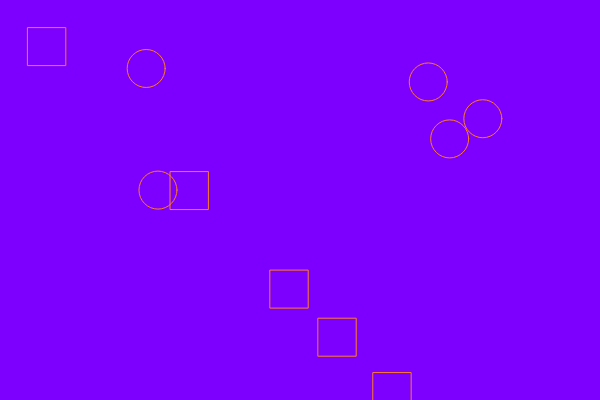
Frame 1 (no input)
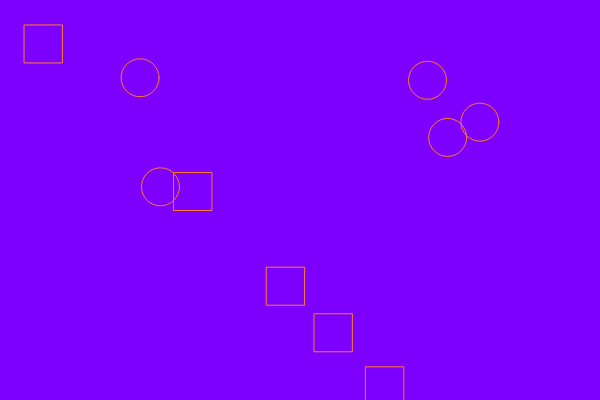
Frame 60 (no input)
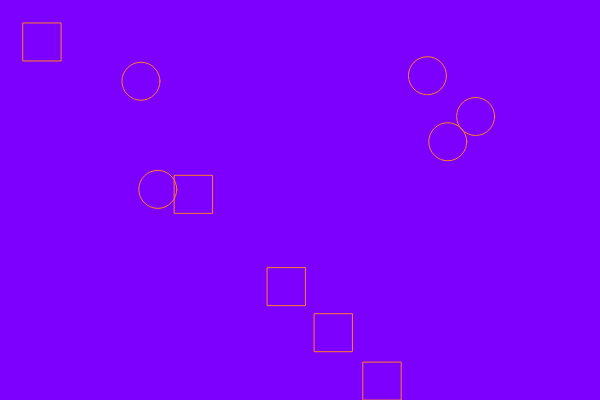
Frame 120 (the mouse pressed at the canvas centre since frame 60)

The p5.js sketch that drew these frames (run headless with seeded random() and noise() and a simulated clock; from frame 60 on, the mouse is pressed at the canvas centre):

// p5.js sketch
// ── sketch.js
var bubbles = [];
var squares = [];
 
function setup() {
  createCanvas(600, 400);
  for (var i = 0; i < 5; i++) {
    bubbles[i] = {
      x: random(0, width),
      y: random(0, height),
      display: function() {
        stroke(255, 125, 35);
        noFill();
        ellipse(this.x, this.y, 38, 38);
      },
      move: function() {
        this.x = this.x + random(-1, 1);
        this.y = this.y + random(-1, 1);
      }
    }
  }
  
  for (var j = 0; j < 5; j++){
    squares[j] = {
      x: random(0, width),
      y: random(0, height),
      display: function() {
        stroke(255, 125, 35);
        noFill();
        rect(this.x, this.y, 38, 38);
      },
      move: function() {
        this.x = this.y + random(-1, 1);
        this.y = this.y + random(-1, 1);
      }
    }
  }
 
}
 
function draw() {
  background(125, 0, 255);
  for (var i = 0; i < bubbles.length; i++) {
    bubbles[i].move();
    bubbles[i].display();
  }
  for (var j = 0; j < squares.length; j++){
    squares[j].move();
    squares[j].display();
  }
}
